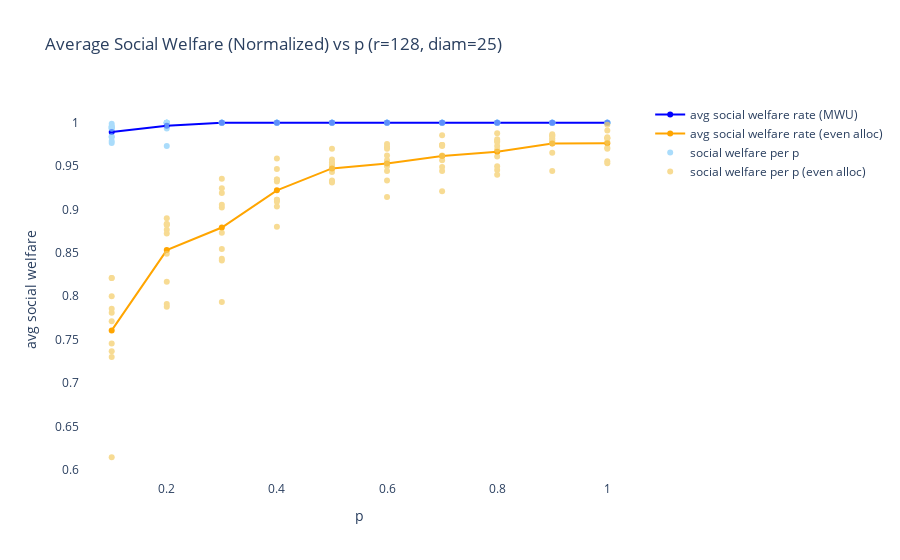
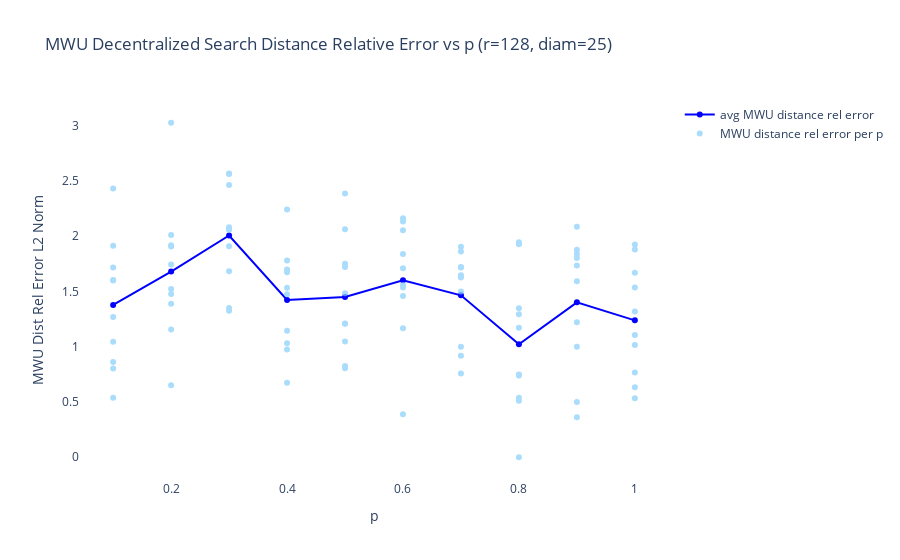
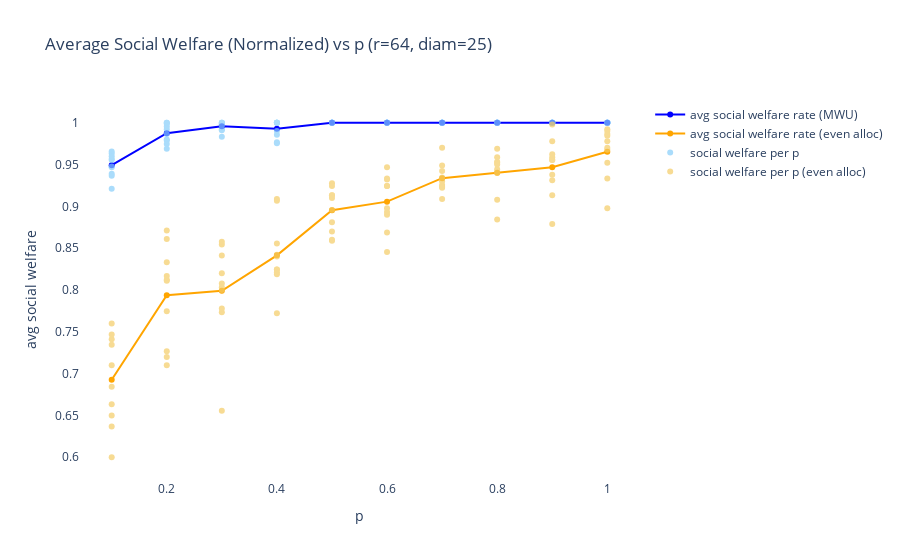
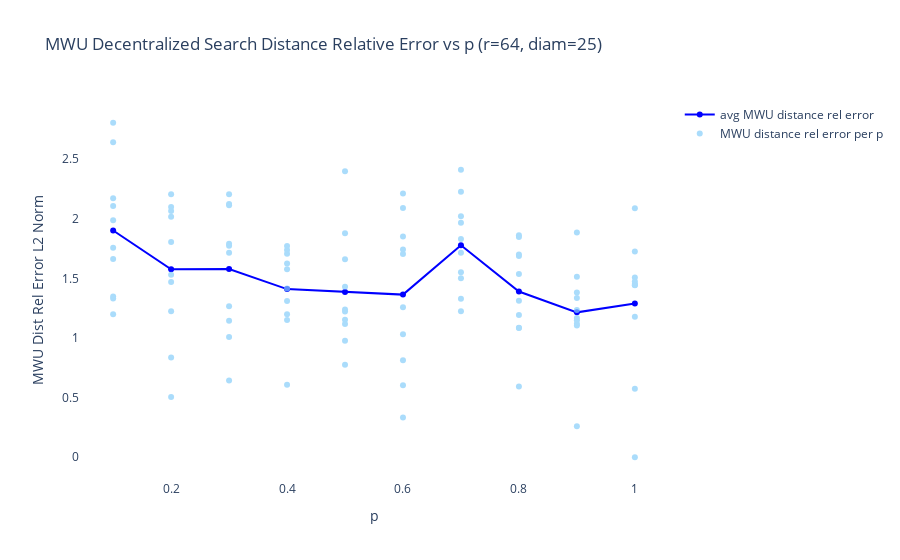

Here is the notebook cell these charts were saved with, in order:
### Markdown cell above
## Powerlaw distributed resources

### Code cell
comp_strat(num_vertices, regularity, create_rl,
         MWU, {'lrate' : lrate}, plaw_resources=True)
